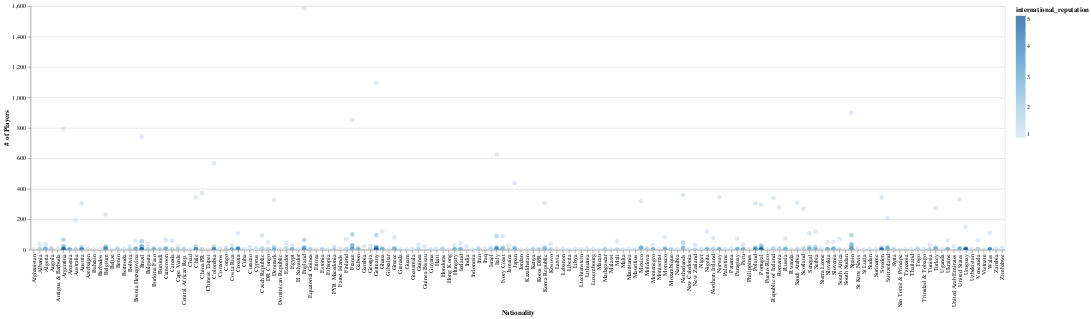

This figure's notebook cell:
### Markdown cell above
# Big Scatter for Week 4

### Code cell
player_count_bar_chart = alt.Chart(nationality_df).mark_circle(size=60).encode(x=alt.X('nationality:O', title='Nationality'), 
                                                                     y=alt.Y('player_count:Q', title='# of Players'),
                                                                     color='international_reputation'
                                                                  ).interactive()

player_count_bar_text = player_count_bar_chart.mark_text(
                                      align='left',
                                      baseline='middle',
                                      dx=3  # Nudges text to right so it doesn't appear on top of the bar
                                      ).encode(text='player_count:Q')


player_count_bar_chart.properties(width=1600, height=400)

### Figure 1 — Vega-Lite specification as saved in the notebook (floating-point values rounded to 4 significant figures; data arrays with more than 128 entries replaced by an {"elided": "..."} marker saying what was removed)
{"config": {"view": {"continuousWidth": 400, "continuousHeight": 300}}, "data": {"name": "data-0070a7620a0f1117244dc5854ea03981"}, "mark": {"type": "circle", "size": 60}, "encoding": {"color": {"field": "international_reputation", "type": "quantitative"}, "x": {"field": "nationality", "title": "Nationality", "type": "ordinal"}, "y": {"field": "player_count", "title": "# of Players", "type": "quantitative"}}, "height": 400, "selection": {"selector009": {"type": "interval", "bind": "scales", "encodings": ["x", "y"]}}, "width": 1600, "$schema": "https://vega.github.io/schema/vega-lite/v4.17.0.json", "datasets": {"data-0070a7620a0f1117244dc5854ea03981": {"elided": "327 records"}}}
